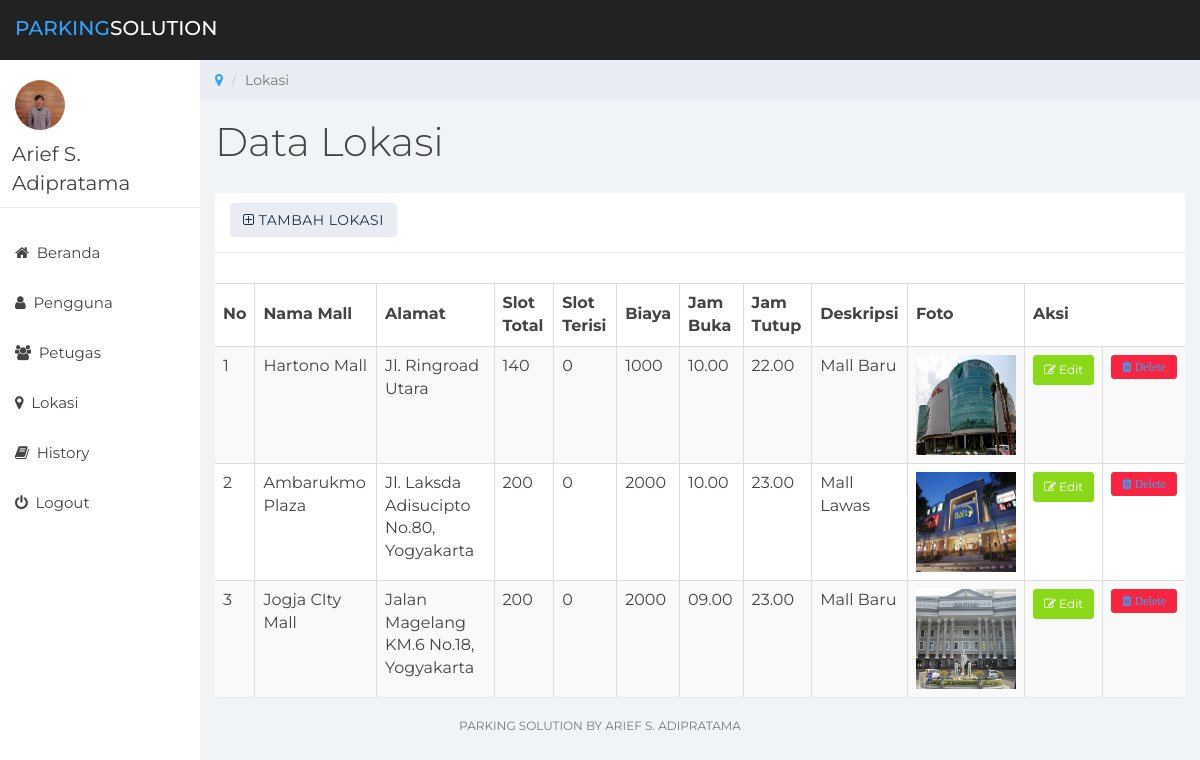
The app's page /parking/lokasi.php (signed in) with its own data.
### tables this page shows
CREATE TABLE `mall` (
  `id_mall` int(11) NOT NULL,
  `nama_mall` varchar(50) NOT NULL,
  `alamat` varchar(255) NOT NULL,
  `slot_total` int(11) NOT NULL,
  `slot_terisi` int(11) NOT NULL,
  `biaya` varchar(50) NOT NULL,
  `jam_buka` varchar(50) NOT NULL,
  `jam_tutup` varchar(50) NOT NULL,
  `deskripsi` varchar(255) NOT NULL,
  `url` varchar(255) NOT NULL
);

### parking/lokasi.php (the view, shortened to what this page needs)
<html>
<head>
	<link href="css/bootstrap.min.css" rel="stylesheet">
	<link href="css/font-awesome.min.css" rel="stylesheet">
	<link href="css/datepicker3.css" rel="stylesheet">
	<link href="css/styles.css" rel="stylesheet">
</head>
<body>
	<nav class="navbar navbar-custom navbar-fixed-top" role="navigation">
		<div class="container-fluid">
			<div class="navbar-header">
				<a class="navbar-brand" href="#"><span>Parking</span>Solution</a>
		</div>
	</nav>
	<?php
			include "inc/menu.php";
		?>
	<div class="col-sm-9 col-sm-offset-3 col-lg-10 col-lg-offset-2 main">
		<div class="row">
			<ol class="breadcrumb">
				<li><a href="#">
					<em class="fa fa-map-marker"></em>
				</a></li>
				<li class="active">Lokasi</li>
			</ol>
		</div>
		<div class="row">
			<div class="col-lg-12">
				<h1 class="page-header">Data Lokasi</h1>
			</div>
		</div>
				<div class="row">
			<div class="col-lg-12">
				<div class="panel panel-default">
					<div class="panel-heading">
						<a href="tambahmall.php">
							<div class="btn btn-default btn"> <span class="fa fa-plus-square-o"></span> TAMBAH LOKASI</div>
						</a>
						</div>
						<div class="panel-body">
						</div>
						<table class="table table-striped table-bordered">
				            <thead>
				                <th>No</th>
				                <th>Nama Mall</th>
				                <th>Alamat</th>
				                <th>Slot Total</th>
				                <th>Slot Terisi</th>
				                <th>Biaya</th>
				                <th>Jam Buka</th>
				                <th>Jam Tutup</th>
				                <th>Deskripsi</th>
				                <th>Foto</th>
				                <th>Aksi</th>
				            </thead>
				            <tbody>
				                <?php
				                    $query = "SELECT * FROM mall";
				                    $sql = mysql_query($query);
				                    if($sql){
				                        if (mysql_num_rows($sql) > 0){
				                            $no = 1;
				                            while($row = mysql_fetch_array($sql)){?>
				                               <tr>
				                                    <td><?php echo $no ?></th>
				                                    <td><?php echo $row['nama_mall'];?></td>
				                                    <td><?php echo $row['alamat'];?></td>
				                                    <td><?php echo $row['slot_total'];?></td>
				                                    <td><?php echo $row['slot_terisi'];?></td>
				                                    <td><?php echo $row['biaya'];?></td>
				                                    <td><?php echo $row['jam_buka'];?></td>
				                                    <td><?php echo $row['jam_tutup'];?></td>
				                                    <td><?php echo $row['deskripsi'];?></td>
				                                    <td><img src="upload_foto/<?php echo $row['url'];?>" width="100" height="100"/></td>
				                                    <td><a href="tambahMall.php?mode=edit&id=<?php echo $row['id_mall'];?>">
                                              <div class="btn btn-success btn-sm"> <span class="fa fa-pencil-square-o">
				                                    </span> Edit</div></a>
				                                    <td><a href="proses/deletemall.php?mode=edit&id=<?php echo $row['id_mall'];?>">
				                                    <div class="btn btn-danger btn-sm"><a href="proses/deletemall.php?id_mall=<?php echo $row['id_mall']?>" <span class="fa fa-trash">
				                                	</span>Delete</div></td>
				                               </tr>
				                            <?php
				                                $no++;
				                            }
				                        } else {
				                            echo "tidak ada data";
				                        }
				                    }else{
				                        echo "terjadi kesalahan";
				                    }
				                ?>
				            </tbody>
				        </table>
				    </div>
				</div>
			</div>
		</div>
			<div class="col-sm-12">
				<p class="back-link">Parking Solution by Arief S. Adipratama</a></p>
			</div>
</body>
</html>

### parking/css/styles.css (style rules this page uses)
body { background: #f1f4f7; padding-top: 60px; font-size: 14px; color: #444444; font-family: "Montserrat", "Helvetica Neue", Helvetica, Arial, sans-serif; }
p { color: #777; }
a, a:hover, a:focus { color: #30a5ff; }
h1, h2, h3, h4, h5, h6 { color: #444444; }
h1 { font-weight: 300; font-size: 40px; }
.navbar-custom { background: #222; height: 60px; }
.navbar-header .navbar-brand { color: #fff; font-size: 20px; text-transform: uppercase; font-weight: 500; height: 60px; padding-top: 18px; }
.navbar-header .navbar-brand span { color: #30a5ff; }
.btn-default, .btn-default:hover, .btn-default:focus, .btn-default:active, .btn-default.active, .open > .dropdown-toggle.btn-default, .btn-default.disabled, .btn-default[disabled], fieldset[disabled] .btn-default, .btn-default.disabled:hover, .btn-default[disabled]:hover, fieldset[disabled] .btn-default:hover, .btn-default.disabled:focus, .btn-default[disabled]:focus, fieldset[disabled] .btn-default:focus, .btn-default.disabled:active, .btn-default[disabled]:active, fieldset[disabled] .btn-default:active, .btn-default.disabled.active, .btn-default[disabled].active, fieldset[disabled] .btn-default.active { background-color: #e9ecf2; border-color: #e9ecf2; color: #1b3548; }
.btn-success, .btn-success:hover, .btn-success:focus, .btn-success:active, .btn-success.active, .open > .dropdown-toggle.btn-success, .btn-success.disabled, .btn-success[disabled], fieldset[disabled] .btn-success, .btn-success.disabled:hover, .btn-success[disabled]:hover, fieldset[disabled] .btn-success:hover, .btn-success.disabled:focus, .btn-success[disabled]:focus, fieldset[disabled] .btn-success:focus, .btn-success.disabled:active, .btn-success[disabled]:active, fieldset[disabled] .btn-success:active, .btn-success.disabled.active, .btn-success[disabled].active, fieldset[disabled] .btn-success.active { background-color: #8ad919; border-color: #8ad919; }
.btn-danger, .btn-danger:hover, .btn-danger:focus, .btn-danger:active, .btn-danger.active, .open > .dropdown-toggle.btn-danger, .btn-danger.disabled, .btn-danger[disabled], fieldset[disabled] .btn-danger, .btn-danger.disabled:hover, .btn-danger[disabled]:hover, fieldset[disabled] .btn-danger:hover, .btn-danger.disabled:focus, .btn-danger[disabled]:focus, fieldset[disabled] .btn-danger:focus, .btn-danger.disabled:active, .btn-danger[disabled]:active, fieldset[disabled] .btn-danger:active, .btn-danger.disabled.active, .btn-danger[disabled].active, fieldset[disabled] .btn-danger.active { background-color: #f9243f; border-color: #f9243f; }
.panel { border: 0; }
.panel-heading { font-size: 20px; font-weight: 300; letter-spacing: 0.025em; height: 60px; line-height: 38px; }
.panel-default .panel-heading { background: #fff; border-bottom: 1px solid #e9ecf2; color: #444444; }
.panel-heading span { margin: 0px; font-size: 14px; }
.navbar { border: 0; }
@media (min-width: 768px) { .navbar-header { width: 100%; } }
.breadcrumb { border-radius: 0; padding: 10px 15px 10px 15px; background: #e9ecf2; margin: 0; }
h1.page-header { margin-top: 20px; border-bottom: 0; }
.table { background: #fff; }
.table > thead > tr > th { border-bottom: 1px solid #e6e7e8; vertical-align: middle; height: 50px; }
p.back-link { text-align: center; margin-bottom: 20px; font-size: 12px; text-transform: uppercase; }

### records on screen
mall: nama_mall "Hartono Mall", alamat "Jl. Ringroad Utara", slot_total "140", slot_terisi "0", biaya "1000", jam_buka "10.00", jam_tutup "22.00", deskripsi "Mall Baru", url (picture)
mall: nama_mall "Ambarukmo Plaza", alamat "Jl. Laksda Adisucipto No.80, Yogyakarta", slot_total "200", slot_terisi "0", biaya "2000", jam_buka "10.00", jam_tutup "23.00", deskripsi "Mall Lawas", url (picture)
mall: nama_mall "Jogja CIty Mall", alamat "Jalan Magelang KM.6 No.18, Yogyakarta", slot_total "200", slot_terisi "0", biaya "2000", jam_buka "09.00", jam_tutup "23.00", deskripsi "Mall Baru", url (picture)
